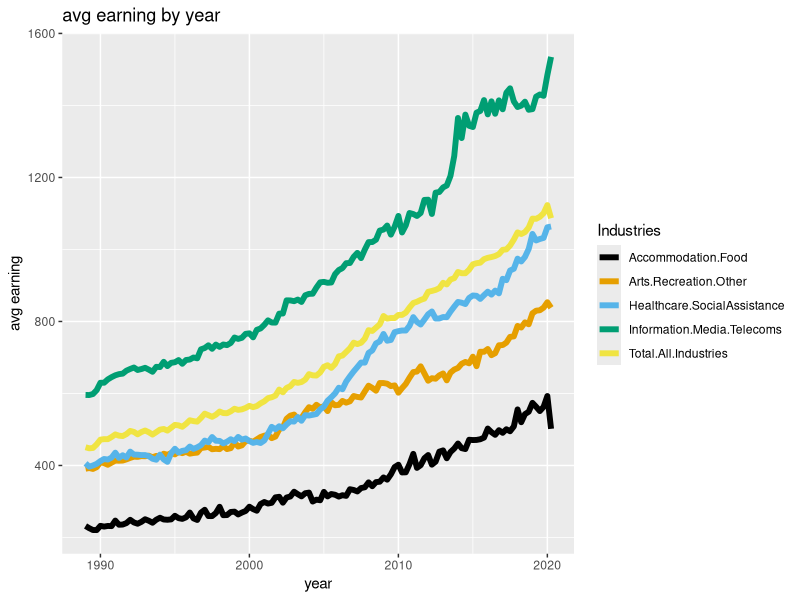
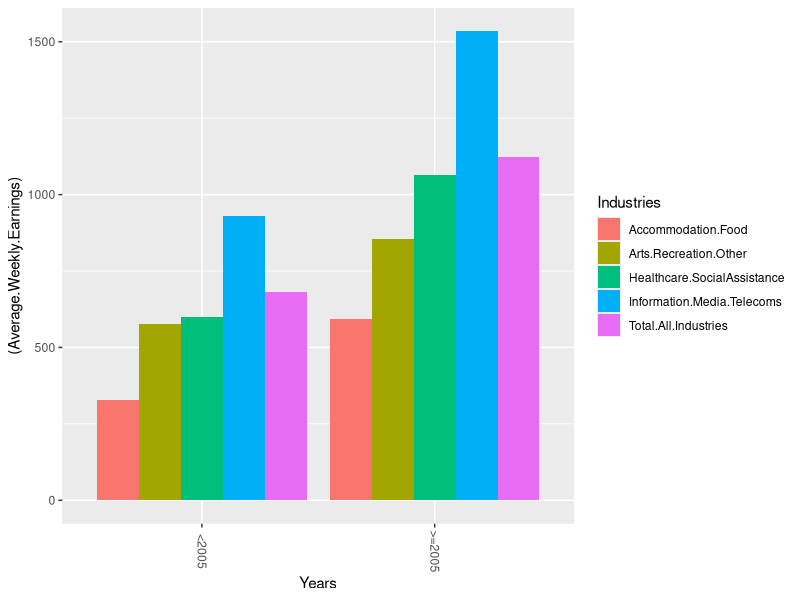

These figures' R source, in order: (Note: this script raises an error after producing the figures.)
## ---- chunk 1
this.list <- list(tags=LETTERS[1:20],1:10,names=c("Catherine","Maui"),diag(c(1,3,5)))
## ---- chunk 2
length(this.list)
## ---- chunk 3
vec <- this.list[[2]]
vec
## ---- chunk 4
c <- this.list[c("tags","names")]
str(c)
## ---- chunk 5
library(dplyr)
library(tibble)
library(tidyr)
vehicles <- read.csv("motor_vehicle_modified.csv",stringsAsFactors = FALSE)
## ---- chunk 6
n <- vehicles[(vehicles$make =="Kia"|vehicles$make =="Honda") & vehicles$transmission_type == "4-gear auto",]
nrow(n)
## ---- chunk 7
m <- filter(vehicles,make %in% c("Kia","Honda"), transmission_type == "4-gear auto")
nrow(m)
## ---- chunk 8
vehicles$vehicle_usage <- NULL
vehicles$vehicle_type <- NULL
ncol(vehicles)
## ---- chunk 9
vehicles <- read.csv("motor_vehicle_modified.csv",stringsAsFactors = FALSE)
ncol(vehicles)
n <- select(vehicles,-vehicle_usage,-vehicle_type)
ncol(n)
## ---- chunk 10
new <- mutate(vehicles, cc_rating_group = cut(cc_rating, 3, labels=c("low", "medium", "high")))
head(new,3)
## ---- chunk 11
# base r
tapply(new$first_nz_registration_year,new$cc_rating_group, median)
## ---- chunk 12
new2 <- group_by(new, cc_rating_group)# group_by convert the data frame to a tibble 
summarise(new2, median(first_nz_registration_year),.groups = 'drop')
# ,.groups = 'drop' can be removed
## ---- chunk 13
#vehicles_country_status <- group_by(vehicles, original_country, import_status) %>%
#                           select(original_country,import_status) %>%
#                           mutate(number = n())

#vehicles_country_status
# GROUP_BY ALSO can combine two attributes e.g. original_country and import_status all possible combination
vehicles_country_status <- group_by(vehicles, original_country, import_status)
r <- summarise(vehicles_country_status,number=n(),.groups = 'drop')
r
## ---- chunk 14
# used car!!! and top 3!!! 
r <- filter(r,import_status %in% "used")
r<- arrange(r, desc(number)) 
r[1:3,]
## ---- chunk 15
library(ggplot2)
library(ggthemes)
library(zoo)

earnings_wide <- read.csv("average_weekly_earnings.csv", stringsAsFactors = FALSE)
earnings_wide$Date <- as.Date(as.yearqtr(earnings_wide$Date, format="%YQ%q"))
## ---- chunk 16
earnings_wide
earnings_long <- pivot_longer(earnings_wide, cols=c(Information.Media.Telecoms, Healthcare.SocialAssistance, Healthcare.SocialAssistance,Arts.Recreation.Other,Accommodation.Food,Total.All.Industries), names_to="Industries", values_to="Average.Weekly.Earnings")

earnings_long
## ---- chunk 17
ggplot(earnings_long) + 
    geom_line(aes(x=Date, color=Industries, y=Average.Weekly.Earnings),stat="identity",size = 2)+ scale_color_colorblind() + labs(x = "year", y = "avg earning", title = "avg earning by year")
## ---- chunk 18
## Method 1
earnings_long_to2005 <- earnings_long[earnings_long$Date < '2006-01-01',]
earnings_long_to2020 <- earnings_long[earnings_long$Date >= '2006-01-01',]

## Method 2
earnings_long_to2005 <- filter(earnings_long, Date < '2006-01-01')
earnings_long_to2020 <- filter(earnings_long, Date >= '2006-01-01')
## ---- chunk 19
s <-group_by(earnings_long_to2005,Industries) %>%
    filter(Average.Weekly.Earnings == max(Average.Weekly.Earnings)) %>%
    select(Date,maximum_earnings_value=Average.Weekly.Earnings)
s
## ---- chunk 20
a <-mutate(earnings_long_to2005, Years = "<2005")

b <- mutate(earnings_long_to2020, Years = ">=2005")

c <- rbind(a,b)
c
## ---- chunk 21
# # # # # # # # # # # # # # # # # # # # # # # # # # # # # # # # # # # # # # # # # # # 
ggplot(c) + 
    geom_bar(stat='identity', aes(x=Years, fill=Industries, y = (Average.Weekly.Earnings)), position = "dodge")+                 theme(axis.text.x=element_text(angle = -90, vjust=0.5))
## ---- chunk 22
library(tidyr)
library(dplyr)
food_prices <- read.csv("food_prices_yearmonth.csv", stringsAsFactors = FALSE)

get_food_summary <- function(food_prices, 
                           latest_year = max(food_prices$Year)) {
    food_prices <- filter(food_prices, Year <= latest_year)
  
    fruit <- c("Oranges","Bananas","Apples","Kiwifruit",
               "Sultanas (supermarket only)",
               "Peaches - canned (supermarket only)", 
               "Apricots", "Grapes","Mandarins","Berries","Pineapple")
    
    vegetables <- c("Lettuce","Broccoli","Cabbage","Tomatoes",
                    "Carrots","Mushrooms","Potatoes",
                    "Peas - frozen (supermarket only)",
                    "Avocado","Beans","Capsicums","Cauliflower",
                    "Celery","Courgettes","Cucumber","Kumara",
                    "Mixed vegetables","Pnions","Parsnips",
                    "Pears","Pumpkin")

    food_prices$Fruit_veg <- rep(FALSE, nrow(food_prices))                       ## change NA to FALSE
    food_prices$Liquid <- rep(FALSE, nrow(food_prices))
    
    item_parts <- strsplit(food_prices$Item, split = ", ")
    
    for (i in 1:nrow(food_prices)) {
        this_item_parts <- item_parts[[i]]
        item_type <- this_item_parts[1]
        item_units <- this_item_parts[length(this_item_parts)]
        if (item_type %in% fruit) {
            food_prices$Fruit_veg[i] <- "Fruit"
        } else if (item_type %in% vegetables) {
            food_prices$Fruit_veg[i] <- "Vegetables"
        } else  food_prices$Fruit_veg[i] <- "Other"                              ## add else
        
        if (food_prices$Fruit_veg[i] == "Other") {
            if (length(grep("ml",item_units)) != 0 |
                length(grep("litres",item_units)) != 0) {
                    food_prices$Liquid <- TRUE                                   ## Capital TRUE
            }
          
        }
    }

    fruit_veg_summary <- food_prices %>% 
        group_by(Fruit_veg, Year, Month) %>% 
        filter(Fruit_veg == "Fruit"||Fruit_veg == "Vegetables") %>%              ## add a filter
        summarise(Max_price = max(Data_value))

    liquids_summary <- food_prices %>%
        ungroup() %>% 
        filter(Liquid == TRUE) %>% 
        group_by(Liquid, Year, Month) %>% 
        summarise(Median_Price = median(Data_value))
    
    list(fruit_veg_summary = fruit_veg_summary,
         liquids_summary = liquids_summary)
}

food_summary <- get_food_summary(food_prices, latest_year = 2015)
head(food_summary$fruit_veg_summary)
head(food_summary$liquids_summary)
## ---- chunk 23
n <- 13/52
cat("The probability of selecting a card that is a club is " , n, "\n")
n2 <- (7 * 4) / 52
cat("The probability of selecting a card that is 7 or highe is " , n2)

## ---- chunk 24
# 52-card deck 
deck <- data.frame(
  Number <- rep(1:13,4),
  Suit <- c(rep("C",13), rep("D",13),rep("H",13),rep("S",13))
)
colnames(deck) <- c("Number", "Suit")
## ---- chunk 25
card.draw<- function(n , seed){
  
################### check n  ################### 
  if(!is.numeric(n))
  {
    stop("'n' must be an integer.")
  }else if(length(n) > 1)
   {
    stop("'n' consists of more than one element.")
   }
    # Check to see if n is 0 or negative or not a whole number.
    else if((n <= 0) | (ceiling(n) != n))
    {
      stop("'n' must be a positive integer (i.e., whole number).")
   }
################### check seed  ################### 
 if(!is.numeric(seed))
  {
    stop("'seed' must be an integer.")
  }else if(length(seed) > 1)
   {
    stop("'seed' consists of more than one element.")
   }
    # Check to see if seed is 0 or negative or not a whole number.
    else if((n < 0) | (ceiling(seed) != seed))
    {
    stop("'seed' must be a positive integer (i.e., whole number).")
   }
################### check end  ###################
  set.seed(seed)
  hand <- sample( 52 , n , replace= TRUE)
  num<-list()
  suit<-list()
  for (i in 1:length(hand)) {
    num[[i]] <- deck$Number[hand[i]]
    suit[[i]] <- deck$Suit[hand[i]]
    #each <- data.frame(num,suit)
    #drawn <- rbind(drawn, each)
  }

  drawn <- do.call(rbind, Map(data.frame,Number = num,Suit=suit))


  return(drawn)
}
## ---- chunk 26
card.draw(n = 3.7, seed = 2) # Q1(c)i.
card.draw(n = 3, seed = 'a') # Q1(c)ii.
card.draw(n = c(3, 2), seed = c(1, 2)) # Q1(c)iii.
card.draw(n = 4, seed = 0.3) # Q1(c)iv.
## ---- chunk 27
N<-100000
outcomes <- card.draw(n=N,seed=0)
ggplot(as.data.frame(outcomes)) + geom_bar(aes(x=Suit, y = (..count..)/N))+ labs(title = "Relative Frequencies of the four suits \nFrom 10,000,000 Samples From the Probability Mass Function")
## ---- chunk 28
ggplot(as.data.frame(outcomes)) + geom_bar(aes(x=Number, y = (..count..)/N))+ labs(title = "Relative Frequencies of the number outcomes for cards \nFrom 10,000,000 Samples From the Probability Mass Function")
## ---- chunk 29
n <- count(outcomes[outcomes$Suit =="C",])
n/N
## ---- chunk 30
n <- count(outcomes[outcomes$Number >=7,])
n/N
## ---- chunk 31

Number1 <- 1:13
Suit1 <- c("C", "D","H","S")

d <- data.frame(
  Card <- character(),
  Prob <- double()
)

for (i in Suit1) {
  for (j in Number1) {

    prob <- count(outcomes[outcomes$Suit==i & outcomes$Number==j,]) / N
    
    card <- paste(i, as.character(j), sep=" ")
    
    data <- data.frame(card,prob)

    d <- rbind(d,data)
  }
}
colnames(d) <- c("Card","Prob")
head(d)

## ---- chunk 32
Number2 <- rep(1:13,4)
EX <- sum(Number2 * d$Prob)
paste("Expected value is", EX)

VX <- sum(d$Prob * (Number2 - EX)^2)
paste("Variance is", VX)

